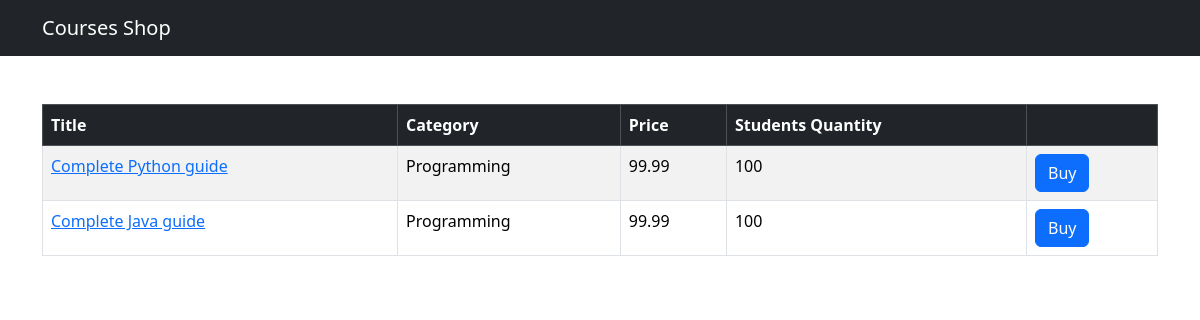
/shop/, run on an earlier commit of the app's database.
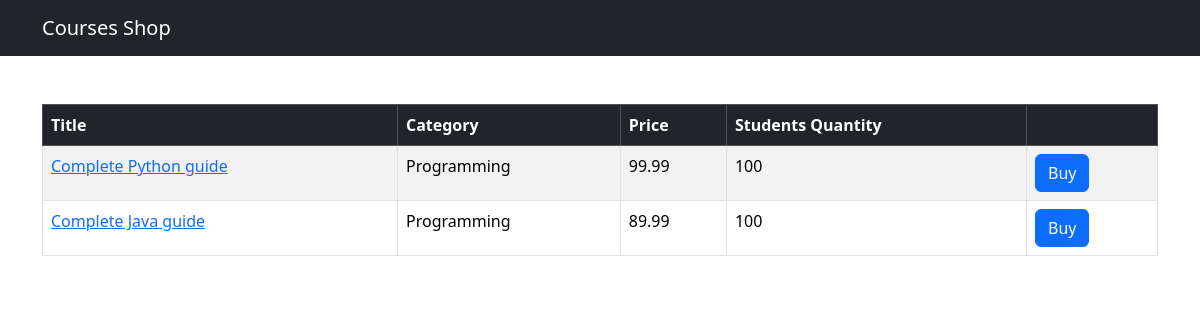
And on a later commit of the database.
### shop/models.py (models this page shows, shortened)
class Course(models.Model):
    title = models.CharField(max_length=300)
    price = models.FloatField()
    students_qty = models.IntegerField()
    reviews_qty = models.IntegerField()
    category = models.ForeignKey(Category, on_delete=models.CASCADE)
    created_at = models.DateTimeField(default=timezone.now)

class Category(models.Model):
    title = models.CharField(max_length=255)
    created_at = models.DateTimeField(default=timezone.now)
    def __str__(self):
        return self.title

### shop/views.py (the view)
# urls.py: path('', views.index, name='index'),
def index(request):
    courses = Course.objects.all()
    return render (request, 'shop/courses.html', {'courses': courses})

### templates/shop/courses.html (shortened to what this page needs)
{% extends "base.html" %}
{% block content %}
<table class='table mt-5 table-bordered table-striped table-hover'>
    <thead class='table-dark'>
        <tr>
            <th>Title</th>
            <th>Category</th>
            <th>Price</th>
            <th>Students Quantity</th>
            <th></th>
        </tr>
    </thead>
    <tbody>
        {%for course in courses%}
        <tr>
            <td>
                <a href={% url "shop:single_course" course.id %}>{{course.title}}</a>
            </td>
            <td>{{course.category}}</td>
            <td>{{course.price}}</td>
            <td>{{course.students_qty}}</td>
            <td><button class='btn btn-primary'>Buy</button></td>
        </tr>
        {% endfor %}
    </tbody>
</table>
{% endblock content %}

What changed in the data, as far as the page shows it:
changed Course "Complete Java guide": price "99.99" → "89.99"
